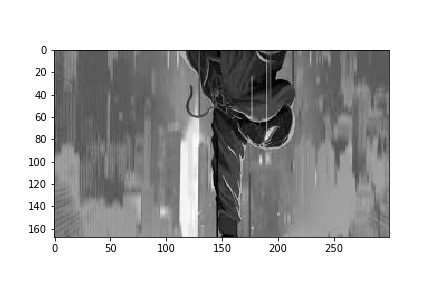
#> input picture ImagesSpidey.jpg, 432 x 288 px
$ python imageAlgebra.py
#> lines starting #> are read from the running program, lines starting #| are printed output that depends on the picture; after the words box and inside, x2 and y2 are one past the last pixel; in counts of white or black regions, pixels touching at a corner belong together
#%%
import cv2
import matplotlib.pyplot as plt
import numpy as np

#%%
class Algebra:

    def getXor(self,image1, image2):
        new_img = np.zeros(image1.shape)
        n = image1.shape[0]
        m = image2.shape[1]
        for i in range(n):
            for j in range(m):
                b = image1[i,j][0] ^ image2[i,j][0]
                g = image1[i,j][1] ^ image2[i,j][1]
                r = image1[i,j][2] ^ image2[i,j][2]
                new_img[i,j] = [b,g,r]
        return new_img

    def getAnd(self,image1, image2):
        new_img = np.zeros(image1.shape)
        n = image1.shape[0]
        m = image2.shape[1]
        for i in range(n):
            for j in range(m):
                b = image1[i,j][0] & image2[i,j][0]
                g = image1[i,j][1] & image2[i,j][1]
                r = image1[i,j][2] & image2[i,j][2]
                new_img[i,j] = [b,g,r]
        return new_img

    def getOr(self,image1, image2):
        new_img = np.zeros(image1.shape)
        n = image1.shape[0]
        m = image2.shape[1]
        for i in range(n):
            for j in range(m):
                b = image1[i,j][0] | image2[i,j][0]
                g = image1[i,j][1] | image2[i,j][1]
                r = image1[i,j][2] | image2[i,j][2]
                new_img[i,j] = [b,g,r]
        return new_img

    def getAddn(self, image1, image2):
        new_img = np.zeros(image1.shape)
        n = image1.shape[0]
        m = image2.shape[1]
        for i in range(n):
            for j in range(m):
                new_img[i,j][0] = image1[i,j][0] + image2[i,j][0]
                new_img[i,j][1] = image1[i,j][1] + image2[i,j][1]
                new_img[i,j][2] = image1[i,j][2] + image2[i,j][2]
        return new_img

    def getSubtract(self, image1, image2):
        new_img = np.zeros(image1.shape)
        n = image1.shape[0]
        m = image2.shape[1]
        for i in range(n):
            for j in range(m):
                new_img[i,j][0] = ((image1[i,j][0] - image2[i,j][0]))
                new_img[i,j][1] = ((image1[i,j][1] - image2[i,j][1]))
                new_img[i,j][2] = ((image1[i,j][2] - image2[i,j][2]))
        return new_img

    def getMultiplyImages(self, image1, image2):
        new_img = np.zeros(image1.shape)
        n = image1.shape[0]
        m = image2.shape[1]
        for i in range(n):
            for j in range(m):
                new_img[i,j][0] = ((image1[i,j][0] * image2[i,j][0]))
                new_img[i,j][1] = ((image1[i,j][1] * image2[i,j][1]))
                new_img[i,j][2] = ((image1[i,j][2] * image2[i,j][2]))
        return new_img

    def getMultiply(self, image1, k):
        new_img = np.zeros(image1.shape)
        n = image1.shape[0]
        m = image1.shape[1]
        for i in range(n):
            for j in range(m):
                new_img[i,j][0] = ((image1[i,j][0] * k))
                new_img[i,j][1] = ((image1[i,j][1] * k))
                new_img[i,j][2] = ((image1[i,j][2] * k))
        return new_img

    def getDivisionImages(self, image1, image2):
        new_img = np.zeros(image1.shape)
        n = image1.shape[0]
        m = image2.shape[1]
        for i in range(n):
            for j in range(m):
                new_img[i,j][0] = ((image1[i,j][0] // image2[i,j][0])%256 + 256) % 256
                new_img[i,j][1] = ((image1[i,j][1] // image2[i,j][0])%256 + 256) % 256
                new_img[i,j][2] = ((image1[i,j][2] // image2[i,j][0])%256 + 256) % 256
        return new_img

    def getDivision(self, image1, k):
        new_img = np.zeros(image1.shape)
        n = image1.shape[0]
        m = image1.shape[1]
        for i in range(n):
            for j in range(m):
                new_img[i,j][0] = ((image1[i,j][0] // k)%256 + 256) % 256
                new_img[i,j][1] = ((image1[i,j][1] // k)%256 + 256) % 256
                new_img[i,j][2] = ((image1[i,j][2] // k)%256 + 256) % 256
        return new_img

def printimage(name, image):
    print(f"{name} :")
    plt.imshow(image)
    plt.show()

def main():
    im_name1 = input('enter the image 1 :')
#> the answer given: ImagesSpidey.jpg
    image1 = cv2.resize(cv2.imread(im_name1),(300,300))
#> image1: shape (300, 300, 3); min 0, max 255, mean 182.2

    printimage('Original Image 1', image1)
    cv2.imshow('Original Image 1', image1)
    cv2.waitKey(0)
    cv2.destroyAllWindows()

    im_name2 = input('enter the image 2 :')
#> the answer given: IA1.jpg
    image2 = cv2.resize(cv2.imread(im_name2),(300,300))
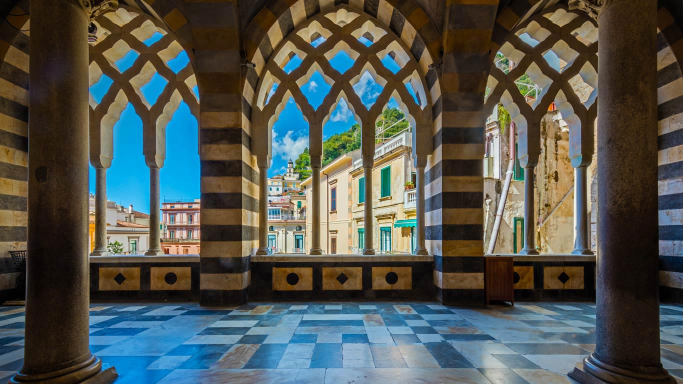
#> input picture IA1.jpg, 1366 x 768 px (shown at 1/2 size)
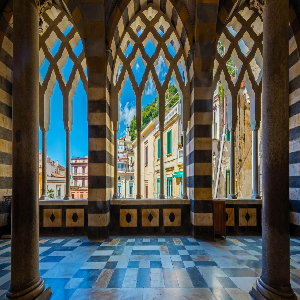
#> image2: shape (300, 300, 3); mean B, G, R 80.1, 85.8, 81.4

    printimage('Original Image 2', image2)
    cv2.imshow('Original Image 2', image2)
    cv2.waitKey(0)
    cv2.destroyAllWindows()

    alg_obj = Algebra()
    image_addn1, image_addn2 = image1.copy(),image2.copy()
    image_sub1, image_sub2 = image1.copy(),image2.copy()
    image_multi1, image_multi2 = image1.copy(),image2.copy()
    image_div1, image_div2 = image1.copy(),image2.copy()
    image_divScale1, image_MultiScale = image1.copy(),image1.copy()

    printimage('And of Images',alg_obj.getAnd(image1.copy(),image2.copy()))
    cv2.imshow('And of Images',alg_obj.getAnd(image1.copy(),image2.copy()))
    cv2.waitKey(0)
    cv2.destroyAllWindows()

    printimage('Or of Images',alg_obj.getOr(image1.copy(),image2.copy()))
    cv2.imshow('Or of Images',alg_obj.getOr(image1.copy(),image2.copy()))
    cv2.waitKey(0)
    cv2.destroyAllWindows()

    printimage('Xor of Images',alg_obj.getXor(image1.copy(),image2.copy()))
    cv2.imshow('Xor of Images',alg_obj.getXor(image1.copy(),image2.copy()))
    cv2.waitKey(0)
    cv2.destroyAllWindows()

    printimage('Addition of images',alg_obj.getAddn(image_addn1.copy(),image_addn2.copy()))
    cv2.imshow('Addition of images',alg_obj.getAddn(image_addn1,image_addn2))
    cv2.waitKey(0)
    cv2.destroyAllWindows()

    printimage('Subtraction of Images',alg_obj.getSubtract(image_sub1.copy(),image_sub2.copy()))
#> after the loop in getSubtract, `for i in range(n):`:
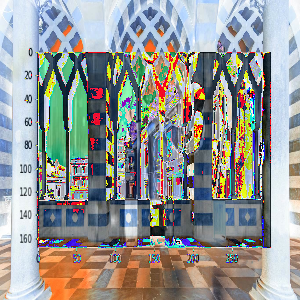
#> new_img: shape (300, 300, 3) float64; mean of channels 0, 1, 2 148.3, 150.7, 148.3; drawn as B, G, R
    cv2.imshow('Subtraction of Images',alg_obj.getSubtract(image_sub1,image_sub2))
    cv2.waitKey(0)
    cv2.destroyAllWindows()

    printimage('Multiplication with scalar',alg_obj.getMultiply(image_MultiScale.copy(),10))
#> in printimage (call 8), `plt.show()`:
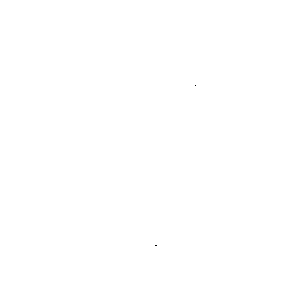
#> shown: shape (300, 300, 3) float64; values 0 (black) and 1 (white), 100% white; black in thin lines or dots, all inside (x1, y1, x2, y2) = (155, 85, 196, 246)
    cv2.imshow('Multiplication with scalar',alg_obj.getMultiply(image_MultiScale,10))
    cv2.waitKey(0)
    cv2.destroyAllWindows()

    printimage('Multiplication of Images',alg_obj.getMultiplyImages(image_multi1.copy(),image_multi2.copy()))
#> after the loop in getMultiplyImages, `for i in range(n):`:
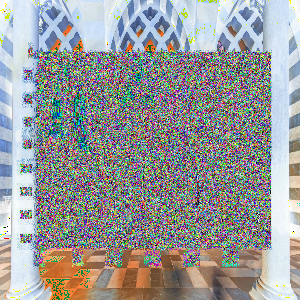
#> new_img: shape (300, 300, 3) float64; mean of channels 0, 1, 2 153.7, 153.3, 151.8; drawn as B, G, R
    cv2.imshow('Multiplication of Images',alg_obj.getMultiplyImages(image_multi1,image_multi2))
    cv2.waitKey(0)
    cv2.destroyAllWindows()

    printimage('Division with scalar',alg_obj.getDivision(image_divScale1.copy(),10))
    cv2.imshow('Division with scalar',alg_obj.getDivision(image_divScale1,10))
    cv2.waitKey(0)
    cv2.destroyAllWindows()

    printimage('Division of images',alg_obj.getDivisionImages(image_div1.copy(), image_div2.copy()))
#> after the loop in getDivisionImages, `for i in range(n):`:
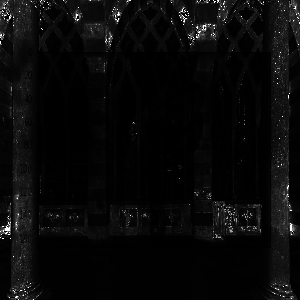
#> new_img: shape (300, 300, 3) float64; min 0, max 255, mean 9
#> in printimage (call 11), `plt.show()`:
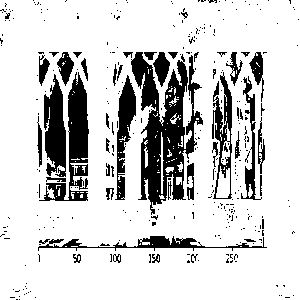
#> shown: shape (300, 300, 3) float64; values 0 (black) and 1 (white), 81.5% white; 336 black regions (289 under 20 px), largest, box (x1, y1, x2, y2) and area: (131, 52, 203, 215) 5106, (39, 72, 89, 201) 2226, (44, 74, 66, 177) 1577
    cv2.imshow('Division of images',alg_obj.getDivisionImages(image_div1, image_div2))
    cv2.waitKey(0)
    cv2.destroyAllWindows()

#%%
if __name__ == '__main__':
    main()
